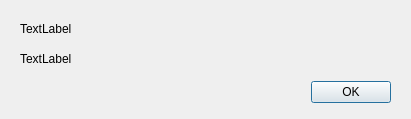
<?xml version="1.0" encoding="UTF-8"?>
<ui version="4.0">
 <class>dialog_config</class>
 <widget class="QDialog" name="dialog_config">
  <property name="geometry">
   <rect>
    <x>0</x>
    <y>0</y>
    <width>411</width>
    <height>119</height>
   </rect>
  </property>
  <property name="windowTitle">
   <string>应用信息</string>
  </property>
  <widget class="QLabel" name="label_title">
   <property name="geometry">
    <rect>
     <x>20</x>
     <y>20</y>
     <width>361</width>
     <height>18</height>
    </rect>
   </property>
   <property name="text">
    <string>TextLabel</string>
   </property>
  </widget>
  <widget class="QLabel" name="label_author">
   <property name="geometry">
    <rect>
     <x>20</x>
     <y>50</y>
     <width>361</width>
     <height>18</height>
    </rect>
   </property>
   <property name="text">
    <string>TextLabel</string>
   </property>
  </widget>
  <widget class="QDialogButtonBox" name="button_dialog">
   <property name="geometry">
    <rect>
     <x>210</x>
     <y>80</y>
     <width>181</width>
     <height>25</height>
    </rect>
   </property>
   <property name="standardButtons">
    <set>QDialogButtonBox::Ok</set>
   </property>
  </widget>
 </widget>
 <resources/>
 <connections/>
</ui>
